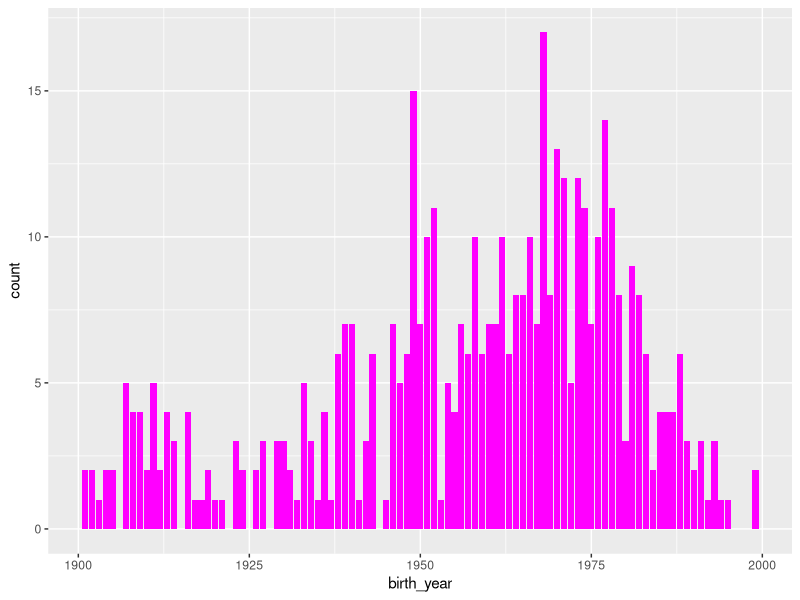

The R source for this figure:
library(tidyverse)

my_data <- read_csv("writers_results.csv")
# print(my_data)


fantasy = filter(my_data, genre == "Fantasy")
print(fantasy)

comedy = filter(my_data, genre == "Comedy")
print(comedy)

romance = filter(my_data, genre == "Romance novel")

ggplot(data = fantasy) +
  aes (x = birth_year, fill = genre) +
  geom_bar(fill = "magenta")

# ggplot(data = romance) +
#   aes (x = birth_year, fill = genre) +
#   geom_bar()


# ggplot(data = ...) +
#   aes(x = birth_year, y = ..., color = genre) +
#   labs(title = "Relative popularity of genres by birth year of the author",
#       x = "Year of birth", 
#       y = "Relative popularity", 
#       color = "Genre") +
#   theme_light() +
#   scale_colour_discrete(labels = c("",)) +
#   geom_point()
#   geom_line()